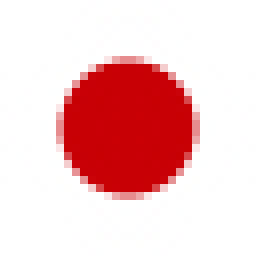
#> input picture data/Paint/red.jpg, 32 x 32 px (shown 8 times larger)
$ python grayscale_paint_images.py
#> lines starting #> are read from the running program, lines starting #| are printed output that depends on the picture; after the words box and inside, x2 and y2 are one past the last pixel; in counts of white or black regions, pixels touching at a corner belong together
import numpy as np
import pickle
from PIL import Image
from skimage import color, io
import matplotlib.pyplot as plt

def un_scale(image):
    """
    Unscale L spectrum. Only used to doublecheck conversion from RGB to L.
    """
    image = np.squeeze(image)
    image = (image + 1) * 50
    return image

def rgb_to_lab(image, l=False, ab=False):
    """
    Input: image in RGB format with full values for pixels. (0-255)
    Output: image in LAB format and with all values between -1 and 1.
    """
    lab = color.rgb2lab(image)
    if l: l_layer = np.zeros((32,32,1))
    else: ab_layers = np.zeros((32,32,2))
    for i in range(len(lab)):
        for j in range(len(lab[i])):
            p = lab[i,j]
            # new_img[i,j] = [p[0]/100,(p[1] + 128)/255,(p[2] + 128)/255]
            if ab: ab_layers[i,j] = [(p[1] + 127)/255 * 2 - 1,(p[2] + 128)/255 * 2 -1]
            else: l_layer[i,j] = [p[0]/50 - 1]
    if l: return l_layer
    else: return ab_layers

def lab_to_rgb(image):
    """
    Input: image in LAB format and with all values between -1 and 1.
    Output: image in RGB format with full values for pixels. (0-255)
    """
    new_img = np.zeros((32,32,3))
    for i in range(len(image)):
        for j in range(len(image[i])):
            p = image[i,j]
            new_img[i,j] = [(p[0] + 1) * 50,(p[1] +1) / 2 * 255 - 127,(p[2] +1) / 2 * 255 - 128]
    new_img = color.lab2rgb(new_img) * 255
    new_img = new_img.astype('uint8')
    return new_img

if __name__ == '__main__':
    red = io.imread('../data/Paint/red.jpg')
#> red is the input picture: shape (32, 32, 3); mean R, G, B 242.8, 198.7, 199.8
    blue = io.imread('../data/Paint/blue.jpg')
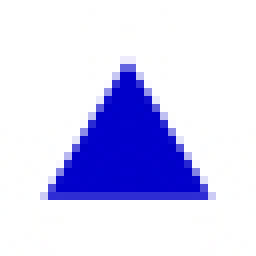
#> input picture data/Paint/blue.jpg, 32 x 32 px (shown 8 times larger)
#> blue is the input picture: shape (32, 32, 3); mean R, G, B 209.8, 209.6, 245.5
    green = io.imread('../data/Paint/green.jpg')
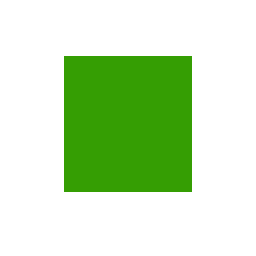
#> input picture data/Paint/green.jpg, 32 x 32 px (shown 8 times larger)
#> green is the input picture: shape (32, 32, 3); mean R, G, B 201.3, 229.2, 188.1
    images = np.array([red,blue,green])
    X_train = np.array([images[i] for i in np.random.randint(0,3,500)])
    X_test = np.array([images[i] for i in np.random.randint(0,3,100)])

    X_train_L = np.array([rgb_to_lab(image, l=True) for image in X_train])
#> in rgb_to_lab, `lab = color.rgb2lab(image)`: lab: shape (32, 32, 3) float64; mean of channels 0, 1, 2 86.9, 14.9, 11.6
#> the loop in rgb_to_lab, `for i in range(len(lab)):` made 32 passes
#> after the loop in rgb_to_lab, `for i in range(len(lab)):`:
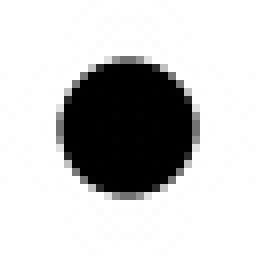
#> l_layer: shape (32, 32, 1) float64 (shown 8 times larger); min -0.171, max 1, mean 0.738; drawn with min black and max white
#> call 2 of rgb_to_lab, with l = True, ab = False
#> in rgb_to_lab (call 2), `lab = color.rgb2lab(image)`: lab: shape (32, 32, 3) float64; mean of channels 0, 1, 2 86.3, 11.7, -16.4
#> the loop in rgb_to_lab (call 2), `for i in range(len(lab)):` made 32 passes
#> after the loop in rgb_to_lab (call 2), `for i in range(len(lab)):`:
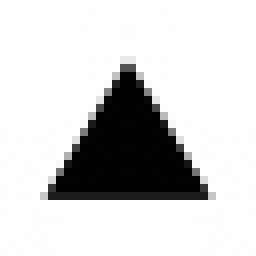
#> l_layer: shape (32, 32, 1) float64 (shown 8 times larger); min -0.519, max 1, mean 0.726; drawn with min black and max white
#> in rgb_to_lab (call 6), `lab = color.rgb2lab(image)`: lab: shape (32, 32, 3) float64; mean of channels 0, 1, 2 88.7, -14.3, 15.6
#> the loop in rgb_to_lab (call 6), `for i in range(len(lab)):` made 32 passes
#> after the loop in rgb_to_lab (call 6), `for i in range(len(lab)):`:
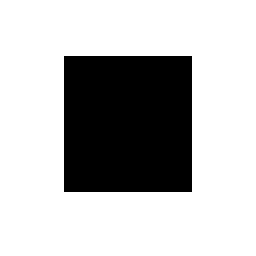
#> l_layer: shape (32, 32, 1) float64 (shown 8 times larger); values 0.146 (black) and 1 (white), 73.4% white; 1 black region, box (x1, y1, x2, y2) and area: (8, 7, 24, 24) 272
    print('X_train L layer done...')
    X_train_AB = np.array([rgb_to_lab(image, ab=True) for image in X_train])
    print('X_train a*b* layers done...')
    X_train = (X_train_L, X_train_AB)
    with open('../data/X_train.p','wb') as f:
        pickle.dump(X_train,f)
    print('X_train done...')

    X_test_L = np.array([rgb_to_lab(image,l=True) for image in X_test])
    print('X_test L layer done...')
    X_test_AB = np.array([rgb_to_lab(image, ab=True) for image in X_test])
    print('X_test a*b* layers done...')
    X_test = (X_test_L, X_test_AB)
    with open('../data/X_test.p','wb') as f:
        pickle.dump(X_test,f)
    print('X_test done...')

    # [9 lines of commented-out code are left out]
